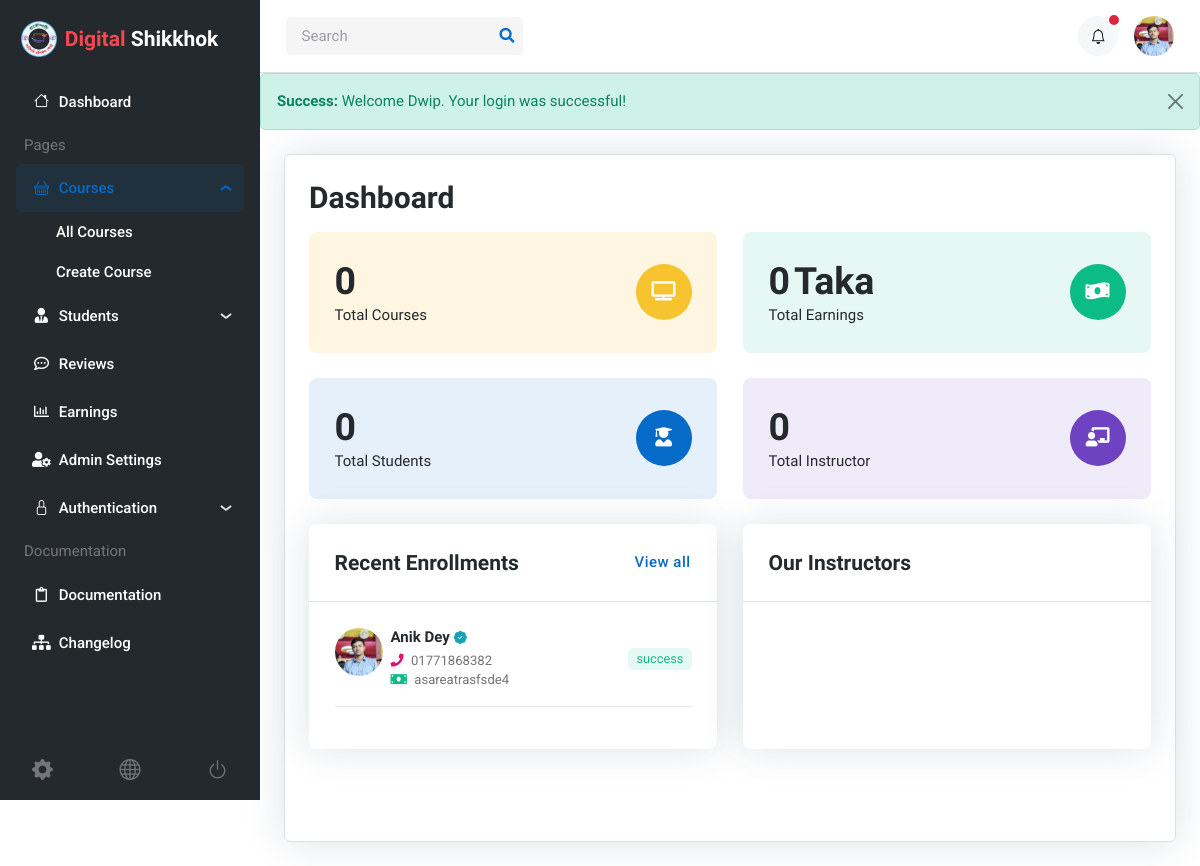
Screenshot of /admin/dashboard.php (signed in) with the database file from the repository.
### tables this page shows
CREATE TABLE `users` (
  `id` int(255) NOT NULL,
  `role` enum('student','admin','instructor') NOT NULL DEFAULT 'student',
  `first_name` varchar(255) NOT NULL,
  `last_name` varchar(255) NOT NULL,
  `phone` varchar(255) NOT NULL,
  `email` varchar(255) NOT NULL,
  `password` varchar(255) NOT NULL,
  `avatar` varchar(255) NOT NULL,
  `created_at` datetime NOT NULL DEFAULT current_timestamp(),
  `updated_at` datetime NOT NULL DEFAULT current_timestamp()
);

CREATE TABLE `enrollments` (
  `id` int(11) NOT NULL,
  `course_id` int(11) NOT NULL,
  `user_id` int(11) NOT NULL,
  `phone` varchar(255) NOT NULL,
  `tnx_id` varchar(255) NOT NULL,
  `status` enum('pending','success','cancel') NOT NULL DEFAULT 'pending',
  `created_at` datetime NOT NULL DEFAULT current_timestamp(),
  `updated_at` datetime NOT NULL DEFAULT current_timestamp()
);

### admin/dashboard.php (the view, shortened to what the rows shown need)
<?php
include '../includes/db.php';
include '../includes/helpers.php';
include '../includes/get_totals.php';
include '../includes/get_record.php';
include '../includes/get_records.php';
$total_students = get_total_students($conn);
$total_courses = get_total_courses($conn);
$total_instructors = get_total_instructors($conn);
$total_earnings = get_total_earnings($conn);
?>
<div class="page-content-wrapper border">
	<div class="row">
		<div class="col-12 mb-3">
			<h1 class="h3 mb-2 mb-sm-0">Dashboard</h1>
		</div>
	</div>
	<div class="row g-4 mb-4">
		<div class="col-md-6 col-xxl-3">
			<div class="card card-body bg-warning bg-opacity-15 p-4 h-100">
				<div class="d-flex justify-content-between align-items-center">
					<div>
						<h2 class="purecounter mb-0 fw-bold" data-purecounter-delay="200" data-purecounter-start="0" data-purecounter-end="<?= $total_courses ?>">0</h2>
					</div>
				</div>
			</div>
		</div>
		<div class="col-md-6 col-xxl-3">
			<div class="card card-body bg-success bg-opacity-10 p-4 h-100">
				<div class="d-flex justify-content-between align-items-center">
					<div>
						<div class="d-flex">
							<h2 class="purecounter mb-0 fw-bold" data-purecounter-start="0" data-purecounter-end="<?= $total_earnings ?>" data-purecounter-delay="200">0</h2>
						</div>
					</div>
				</div>
			</div>
		</div>
		<div class="col-md-6 col-xxl-3">
			<div class="card card-body bg-primary bg-opacity-10 p-4 h-100">
				<div class="d-flex justify-content-between align-items-center">
					<div>
						<h2 class="purecounter mb-0 fw-bold" data-purecounter-start="0" data-purecounter-end="<?= $total_students ?>">0</h2>
					</div>
				</div>
			</div>
		</div>
		<div class="col-md-6 col-xxl-3">
			<div class="card card-body bg-purple bg-opacity-10 p-4 h-100">
				<div class="d-flex justify-content-between align-items-center">
					<div>
						<div class="d-flex">
							<h2 class="purecounter mb-0 fw-bold" data-purecounter-start="0" data-purecounter-end="<?= $total_instructors ?>" data-purecounter-delay="200">0</h2>
						</div>
					</div>
				</div>
			</div>
		</div>
	</div>
	<div class="row g-4">
		<div class="col-lg-6 col-xxl-4">
			<div class="card shadow h-100">
				<div class="card-body p-4">
					<?php
					$enrollments = get_records($conn, 'enrollments');
					foreach ($enrollments as $enroll) :
						$user = get_record($conn, 'users', $enroll['user_id']);
						$name = $user['first_name'] . ' ' . $user['last_name'];
					?>
						<div class="d-sm-flex justify-content-between align-items-center">
							<div class="d-sm-flex align-items-top mb-1 mb-sm-0">
								<div class="avatar avatar-md flex-shrink-0">
									<img class="avatar-img rounded-circle" src="../uploads/img/users/<?= $user['avatar'] ? $user['avatar'] : 'blank.png' ?>" alt="avatar">
								</div>
								<div class="ms-0 ms-sm-2 mt-2 mt-sm-0">
									<h6 class="mb-1"><?= $name ?><i class="bi bi-patch-check-fill text-info small ms-1"></i></h6>
									<ul class="list-inline mb-0 small">
										<li class="list-inline fw-light me-2 mb-1 mb-sm-0">
											<i style="color: #e2136e;" class="fas fa-phone me-1"></i>
											01771868382
										</li>
										<li class="list-inline fw-light me-2 mb-1 mb-sm-0">
											<i class="fas fa-money-bill text-success me-1"></i>
											<?= $enroll['tnx_id'] ?>
										</li>
									</ul>
								</div>
							</div>
							<div class="badge <?= get_status_classes($enroll['status']) ?> bg-opacity-10">
								<?= $enroll['status'] ?>
							</div>
						</div>
						<hr>
					<?php endforeach; ?>
				</div>
			</div>
		</div>
	</div>
</div>
</div>
<?php
$content = ob_get_clean();
include('../layouts/admin.php');
?>

### layouts/admin.php (shortened to what the rows shown need)
<?php
include_once('../includes/db.php');
include_once('../includes/helpers.php');
include_once('../includes/get_user_by_id.php');
$user_id = $_SESSION['user_id'];
$user = get_user($conn, $user_id);
?>
<!DOCTYPE html>
<html lang="en">
<head>
    <link rel="stylesheet" type="text/css" href="../assets/vendor/font-awesome/css/all.min.css">
    <link rel="stylesheet" type="text/css" href="../assets/vendor/bootstrap-icons/bootstrap-icons.css">
    <link rel="stylesheet" type="text/css" href="../assets/vendor/choices/css/choices.min.css">
    <link rel="stylesheet" type="text/css" href="../assets/vendor/glightbox/css/glightbox.css">
    <link rel="stylesheet" type="text/css" href="../assets/vendor/quill/css/quill.snow.css">
    <link rel="stylesheet" type="text/css" href="../assets/vendor/stepper/css/bs-stepper.min.css">
    <link rel="stylesheet" type="text/css" href="../assets/vendor/overlay-scrollbar/css/overlayscrollbars.min.css">
    <link rel="stylesheet" type="text/css" href="../assets/css/style.css">
</head>
<body>
    <main>
        <div class="page-content">
            <nav class="navbar top-bar navbar-light border-bottom py-0 py-xl-3">
                <div class="container-fluid p-0">
                    <div class="d-flex align-items-center w-100">
                        <div class="ms-xl-auto">
                            <ul class="navbar-nav flex-row align-items-center">
                                <li class="nav-item ms-2 ms-md-3 dropdown">
                                    <a class="avatar avatar-sm p-0" href="#" id="profileDropdown" role="button" data-bs-auto-close="outside" data-bs-display="static" data-bs-toggle="dropdown" aria-expanded="false">
                                        <img class="avatar-img rounded-circle" src="../uploads/img/users/<?= $user['avatar'] ?>" alt="avatar">
                                    </a>
                                </li>
                            </ul>
                        </div>
                    </div>
                </div>
            </nav>
            <div>
                <?php echo $content; ?>
            </div>
    </main>
</body>
</html>

### rows the page displays
users: avatar (picture)
enrollments: user.avatar (picture), user.last_name "Anik Dey", tnx "asareatrasfsde4", status "success"

### other values shown
$message "Welcome Dwip. Your login was successful!"
